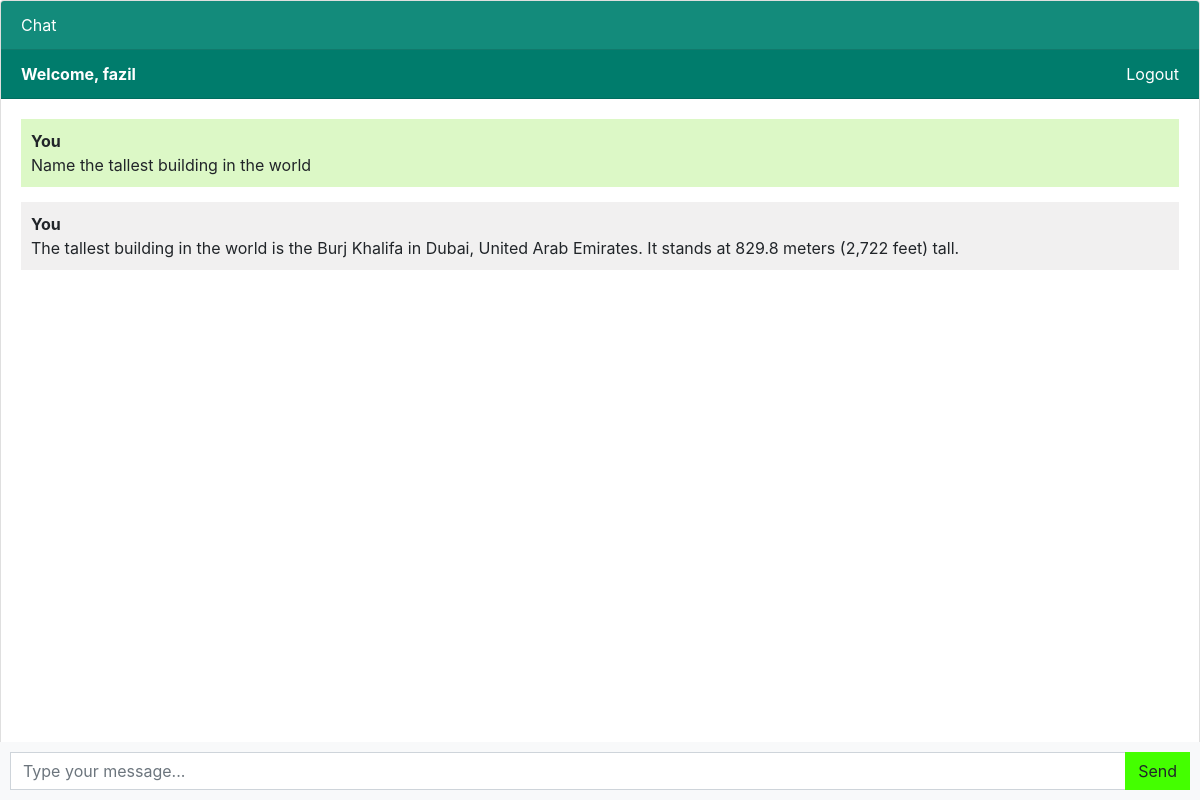
The app's page / (signed in), older data.
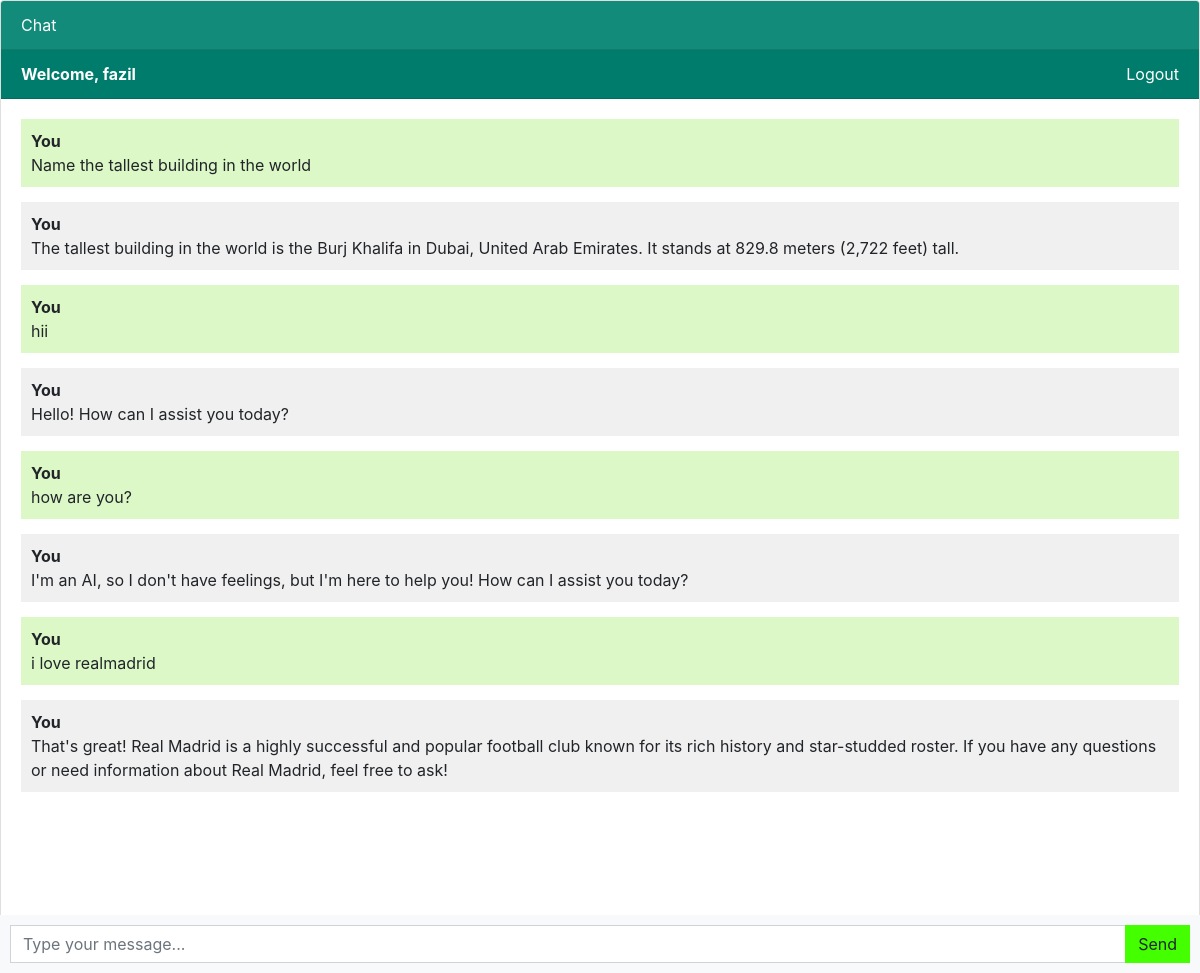
The same page, newer data.
### app/models.py (models this page shows, shortened)
class Chat(models.Model):
    user = models.ForeignKey(User, on_delete=models.CASCADE)
    message = models.TextField()
    response = models.TextField()
    created_at = models.DateTimeField(auto_now_add=True)

### app/views.py (the view, shortened to what this page needs)
# urls.py: path('', views.home, name='home'),
def home(req):
    chats = None
    if req.user.is_authenticated:
        chats = Chat.objects.filter(user=req.user)
    context = {
        'chats': chats
    }
    return render(req, 'index.html', context)

### app/templates/index.html (shortened to what this page needs)
{% extends 'base.html' %}
{% block content %}
<div class="chat-container">
  <div class="card flex-grow-1">
    <div class="card-header navbar text-white">Chat</div>
    {% if user.is_authenticated %}
    <div class="card-header navbar1 text-white d-flex justify-content-between"><b style="color: white;">Welcome, {{ user.username }}</b> <a style="color: white;" href="logout">Logout</a></div>
    {% else %}
    <div class="card-header navbar1 text-white"><a style="color: white;" href="login">Login</a> <a style="color: white;" href="register">Register</a></div>
    {% endif %}
    <div class="card-body messages-box">
      <ul class="list-unstyled messages-list">
        {% for chat in chats %}
          {% if chat.user == request.user %}
          <li class="message sent">
            <div class="message-text">
              <div class="message-sender">
                <b>You</b>
              </div>
              <div class="message-content">
                {{ chat.message }}
              </div>
            </div>
          </li>
          <li class="message received">
            <div class="message-text">
              <div class="message-sender">
                <b>You</b>
              </div>
              <div class="message-content">
                {{ chat.response }}
              </div>
            </div>
          </li>
          {% endif %}
        {% endfor %}
      </ul>
    </div>
    <br><br>
    <br><br>
    <br><br>
  </div>
  <form class="message-form">
    <div class="input-group">
      <input type="text" class="form-control message-input" placeholder="Type your message...">
      <div class="input-group-append">
        <button type="submit" class="btn btn-send">Send</button>
      </div>
    </div>
  </form>
</div>
{% endblock %}

### app/templates/base.html (shortened to what this page needs)
<!DOCTYPE html>
<html lang="en">
  <head>
    <link rel="stylesheet" href="https://stackpath.bootstrapcdn.com/bootstrap/4.3.1/css/bootstrap.min.css">
  </head>
  <body>
    {% block content %}{% endblock %}
  </body>
</html>

### app/templates/index.html (style rules this page uses)
body, html { height: 100%; }
.messages-box { flex: 1; overflow-y: auto; }
.messages-list { padding-left: 0; }
.message { margin-bottom: 15px; list-style: none; }
.message-text { padding: 10px; border-radius: 5px; }
.sent { background-color: #dcf8c6; align-self: flex-end; }
.received { background-color: #f1f0f0; align-self: flex-start; }
.message-form { display: flex; position: fixed; bottom: 0; left: 0; right: 0; padding: 10px; background-color: #f8f9fa; }
.message-input { flex: 1; border-radius: 0; border-right: none; }
.btn-send { border-radius: 0; background-color: #44ff00; }
.chat-container { height: 100%; display: flex; flex-direction: column; }
.navbar { background-color: rgb(19, 139, 123); }
.navbar1 { background-color: rgb(0, 124, 108); }

Row changes from the older to the newer data that the page shows:
added Chat: message "hii", response "Hello! How can I assist you today?"
added Chat: message "how are you?", response "I'm an AI, so I don't have feelings, but I'm here to help you! How can I assist you today?"
added Chat: message "i love realmadrid", response "That's great! Real Madrid is a highly successful and popular football club known for its rich history and star-studded roster. If you have any questions or need information about Real Madrid, feel free to ask!"
